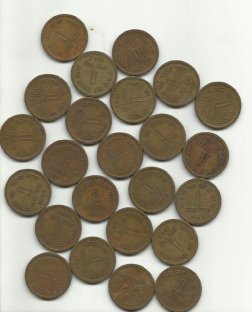
#> input picture images/coins.jpg, 252 x 312 px, given in place of the camera
$ python main.py
#> lines starting #> are read from the running program, lines starting #| are printed output that depends on the picture; after the words box and inside, x2 and y2 are one past the last pixel; in counts of white or black regions, pixels touching at a corner belong together
from scipy.spatial import distance as dist
import keyboard, csv
from sklearn.svm import SVC
from imutils import perspective
import numpy as np
import cv2
import pickle

img_path = "images/ex1.jpg"
model = pickle.load(open('model.pickle', 'rb'))
#> (reads model.pickle from the repository)

a4_w = 210
a4_h = 297

crop=True
recording=False
cap = cv2.VideoCapture(1)

def watershed(img):
    grayscale = cv2.cvtColor(img, cv2.COLOR_BGR2GRAY)
    blur = cv2.GaussianBlur(grayscale, (3, 3), cv2.BORDER_DEFAULT)
    _, thresh = cv2.threshold(blur, 0, 255, cv2.THRESH_BINARY_INV + cv2.THRESH_OTSU)
    kernel = np.ones((3, 3), np.uint8)
    sure_fg = cv2.morphologyEx(thresh, cv2.MORPH_OPEN, kernel, iterations=2)
    sure_fg = np.uint8(sure_fg)
    sure_bg = cv2.dilate(sure_fg, kernel, iterations=4)
    unknown = cv2.subtract(sure_bg, sure_fg)
    _, markers = cv2.connectedComponents(sure_fg)
    markers = markers + 1
    markers[unknown == 255] = 0

    contours = cv2.watershed(img, markers)

    contours[0, :] = 0
    contours[:, 0] = 0
    contours[-1, :] = 0
    contours[:, -1] = 0

    contours[contours != -1] = 0
    contours[contours == -1] = 255

    contours = contours.astype(np.uint8)
    #contours = cv2.dilate(contours, kernel, iterations=1)
    return contours


def get_cnts(image):
    edged=watershed(image)
    cnts, _ = cv2.findContours(edged, cv2.RETR_LIST, cv2.CHAIN_APPROX_SIMPLE)
    areas=[]
    if cnts:
        for c in cnts:
            areas.append(cv2.contourArea(c))
        max_index = areas.index(max(areas))
        return cnts, areas, max_index
    else:
        return cnts, areas, 0


def crop_a4(image, box, A=210, B=297, scale=3, padding=30):

    (tl, tr, br, bl)=box
    box=[tl,tr,bl,br]

    p1 = np.float32(box)
    width = dist.euclidean((tl[0], tl[1]), (tr[0], tr[1]))
    height = dist.euclidean((tl[0], tl[1]), (bl[0], bl[1]))

    #если альбомная ориентация, то кропить на нее
    if width>height:
        A, B = B, A

    p2 = np.float32([[0, 0], [A*scale, 0], [0, B*scale], [A*scale, B*scale]])

    matrix = cv2.getPerspectiveTransform(p1, p2)
    cropped = cv2.warpPerspective(image, matrix, (A*scale, B*scale))
    cropped = cropped[padding:cropped.shape[0] - padding, padding:cropped.shape[1] - padding]
    return cropped

def record_means(mean):
    with open('pixel_values.csv', mode='a') as file:
        writer = csv.writer(file, delimiter=',', quotechar='"', quoting=csv.QUOTE_MINIMAL)
        writer.writerow(mean)


def identify(mean, model):
    narr = np.array(mean)
    x = narr.reshape(1, -1)
    prediction = model.predict(x)
    return prediction[0]==1

while True:
    _, image = cap.read()
#> image is the input picture: shape (312, 252, 3); mean B, G, R 136.3, 153.2, 161.4

    cnts, areas, max_index = get_cnts(image)
#> in watershed, `_, thresh = cv2.threshold(blur, 0, 255, cv2.THRESH_BINARY_INV + cv2.TH..`:
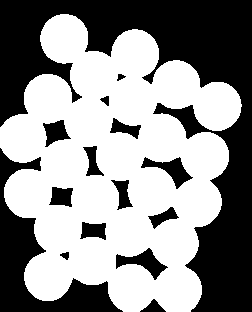
#> thresh: shape (312, 252); 56.4% white; 15 black regions, largest, box (x1, y1, x2, y2) and area: (0, 0, 252, 312) 24821, (0, 148, 123, 312) 5589, (116, 248, 168, 280) 643
#> in watershed, `sure_fg = cv2.morphologyEx(thresh, cv2.MORPH_OPEN, kernel, iterations=2)`: sure_fg: shape (312, 252); 56.4% white; 15 black regions, largest, box (x1, y1, x2, y2) and area: (0, 0, 252, 312) 24830, (0, 148, 123, 312) 5589, (116, 248, 168, 280) 643
#> in watershed, `sure_bg = cv2.dilate(sure_fg, kernel, iterations=4)`: sure_bg: shape (312, 252); 68.8% white; 16 black regions (5 under 20 px), largest, box (x1, y1, x2, y2) and area: (0, 0, 252, 312) 20159, (0, 202, 113, 312) 3686, (0, 158, 14, 183) 134
#> in watershed, `unknown = cv2.subtract(sure_bg, sure_fg)`: unknown: shape (312, 252); 12.4% white; 15 white regions, largest, box (x1, y1, x2, y2) and area: (0, 10, 245, 312) 4561, (0, 148, 123, 312) 1769, (116, 248, 168, 280) 573
#> in watershed, `markers[unknown == 255] = 0`:
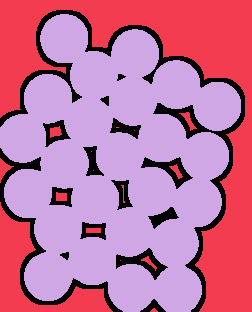
#> markers: shape (312, 252) int32; 3 distinct labels, from 0 to 2; one colour per label, 0 black
#> in watershed, `contours = cv2.watershed(img, markers)`: contours: shape (312, 252) int32; 3 distinct labels, from -1 to 2
#> in watershed, `contours[:, -1] = 0`: contours: shape (312, 252) int32; 4 distinct labels, from -1 to 2
#> in watershed, `contours[contours != -1] = 0`:
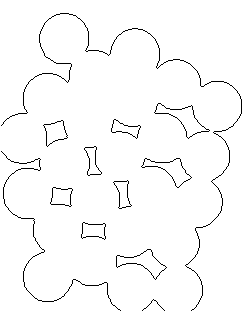
#> contours: shape (312, 252) int32; values -1 (black) and 0 (white), 97.6% white; black in thin lines or dots
#> in watershed, `contours[contours == -1] = 255`: contours: shape (312, 252) int32; 2.4% white in thin lines or dots
#> in watershed, `contours = contours.astype(np.uint8)`: contours: shape (312, 252); 2.4% white in thin lines or dots
#> in get_cnts, `cnts, _ = cv2.findContours(edged, cv2.RETR_LIST, cv2.CHAIN_APPROX_SIMP..`: cnts = 21 contours, 3 with area under 20; largest, box (x1, y1, x2, y2) and area: (154, 103, 210, 139) 628, (154, 103, 210, 139) 628, (116, 249, 167, 280) 568, (116, 249, 167, 280) 568, (141, 158, 192, 188) 528
#> the loop in get_cnts, `for c in cnts:` made 21 passes
#> after the loop in get_cnts, `for c in cnts:`: areas = [0, 568, 568, 295.5, 295.5, 308, 308, 265.5, 265.5, 527.5, 527.5, 0, 241, 241, 363.5, 248.5, 363.5, 248.5, 628, 628, 0]
#> in get_cnts, `max_index = areas.index(max(areas))`: max_index = 18
#> max_index = 18
    box = cv2.minAreaRect(cnts[max_index])
#> box = ((183.2, 116.7), (28.12, 57.15), -52.85)
    box = np.array(cv2.boxPoints(box), dtype="int")
#> box = [[197, 145], [151, 110], [168, 88], [214, 122]]
    box = perspective.order_points(box)
#> box = [[168, 88], [214, 122], [197, 145], [151, 110]]

    if crop:
        image = crop_a4(image, box, a4_w, a4_h)
#> in crop_a4, `(tl, tr, br, bl)=box`: tl = [168, 88]; tr = [214, 122]; br = [197, 145]; bl = [151, 110]
#> in crop_a4, `box=[tl,tr,bl,br]`: box = [[168, 88], [214, 122], [151, 110], [197, 145]]
#> in crop_a4, `width = dist.euclidean((tl[0], tl[1]), (tr[0], tr[1]))`: width = 57.2
#> in crop_a4, `height = dist.euclidean((tl[0], tl[1]), (bl[0], bl[1]))`: height = 27.8
#> in crop_a4, `matrix = cv2.getPerspectiveTransform(p1, p2)`: matrix = [[13.82, 10.68, -3262.2], [-14.84, 20.07, 726.1], [0.00019, 0.000661, 1]]
        longest_side = max(image.shape)
#> longest_side = 831
        cnts, areas, max_index = get_cnts(image)
#> in watershed (call 2), `_, thresh = cv2.threshold(blur, 0, 255, cv2.THRESH_BINARY_INV + cv2.TH..`: thresh: shape (570, 831); 49.4% white; 5 white regions, box (x1, y1, x2, y2) and area: (0, 0, 391, 342) 101570, (90, 405, 627, 570) 60759, (484, 0, 831, 182) 46949, (703, 269, 831, 570) 24438, (0, 534, 7, 570) 145
#> in watershed (call 2), `sure_fg = cv2.morphologyEx(thresh, cv2.MORPH_OPEN, kernel, iterations=2)`: sure_fg: shape (570, 831); 49.4% white; 5 white regions, box (x1, y1, x2, y2) and area: (0, 0, 390, 342) 101565, (91, 405, 626, 570) 60755, (485, 0, 831, 182) 46947, (703, 271, 831, 570) 24435, (0, 541, 6, 570) 131
#> in watershed (call 2), `sure_bg = cv2.dilate(sure_fg, kernel, iterations=4)`: sure_bg: shape (570, 831); 51.6% white; 1 black region, box (x1, y1, x2, y2) and area: (0, 0, 831, 570) 229299
#> in watershed (call 2), `unknown = cv2.subtract(sure_bg, sure_fg)`: unknown: shape (570, 831); 2.2% white; 5 white regions, box (x1, y1, x2, y2) and area: (87, 401, 630, 570) 3506, (0, 0, 394, 346) 2975, (481, 0, 831, 186) 2177, (699, 267, 831, 570) 1724, (0, 537, 10, 570) 156
#> in watershed (call 2), `_, markers = cv2.connectedComponents(sure_fg)`: markers: shape (570, 831) int32; 6 distinct labels, from 0 to 5
#> in watershed (call 2), `markers = markers + 1`:
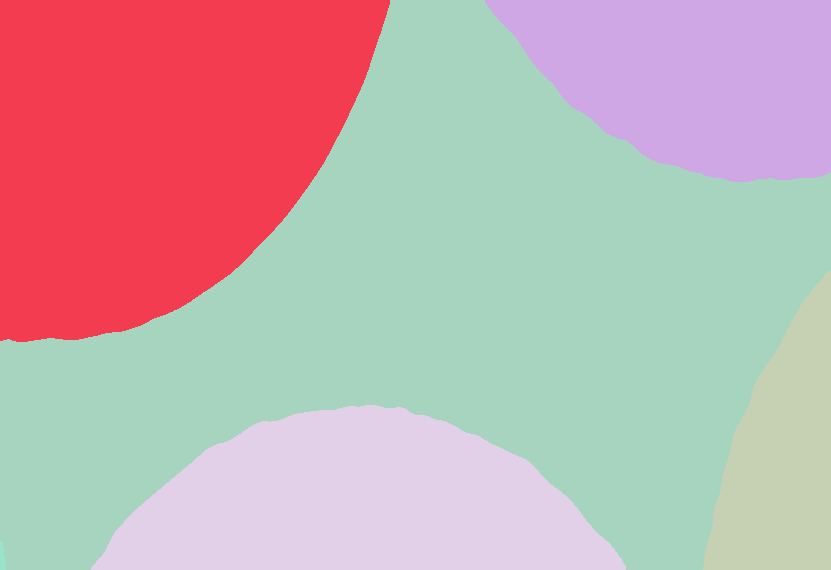
#> markers: shape (570, 831) int32; 6 distinct labels, from 1 to 6; one colour per label, 0 black
#> in watershed (call 2), `markers[unknown == 255] = 0`:
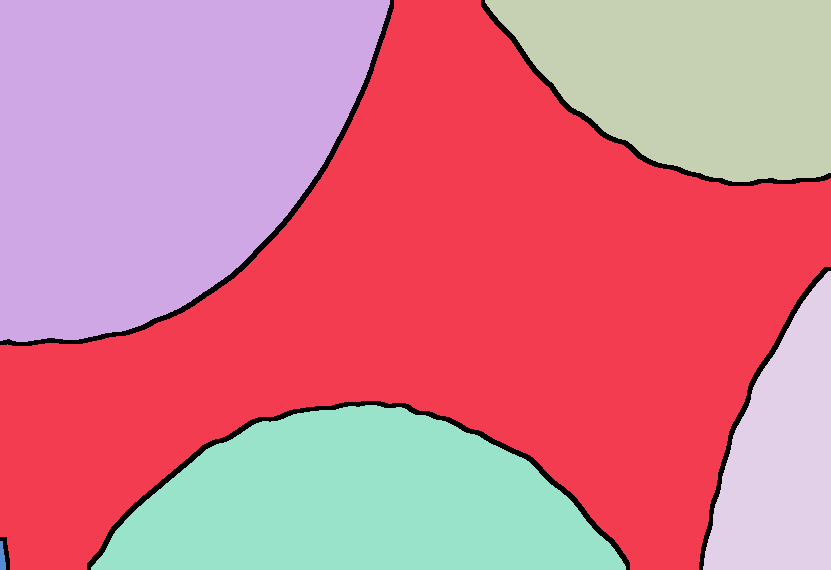
#> markers: shape (570, 831) int32; 7 distinct labels, from 0 to 6; one colour per label, 0 black
#> in watershed (call 2), `contours = cv2.watershed(img, markers)`: contours: shape (570, 831) int32; 7 distinct labels, from -1 to 6
#> in watershed (call 2), `contours[0, :] = 0`: contours: shape (570, 831) int32; 8 distinct labels, from -1 to 6
#> in watershed (call 2), `contours[:, 0] = 0`: contours: shape (570, 831) int32; 8 distinct labels, from -1 to 6
#> in watershed (call 2), `contours[-1, :] = 0`: contours: shape (570, 831) int32; 8 distinct labels, from -1 to 6
#> in watershed (call 2), `contours[:, -1] = 0`:
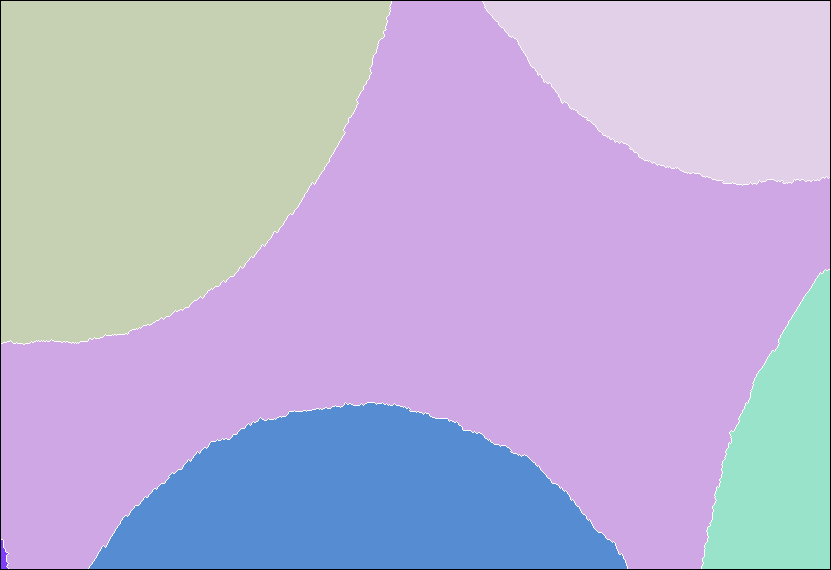
#> contours: shape (570, 831) int32; 8 distinct labels, from -1 to 6; one colour per label, 0 black, -1 white
#> in watershed (call 2), `contours[contours != -1] = 0`:
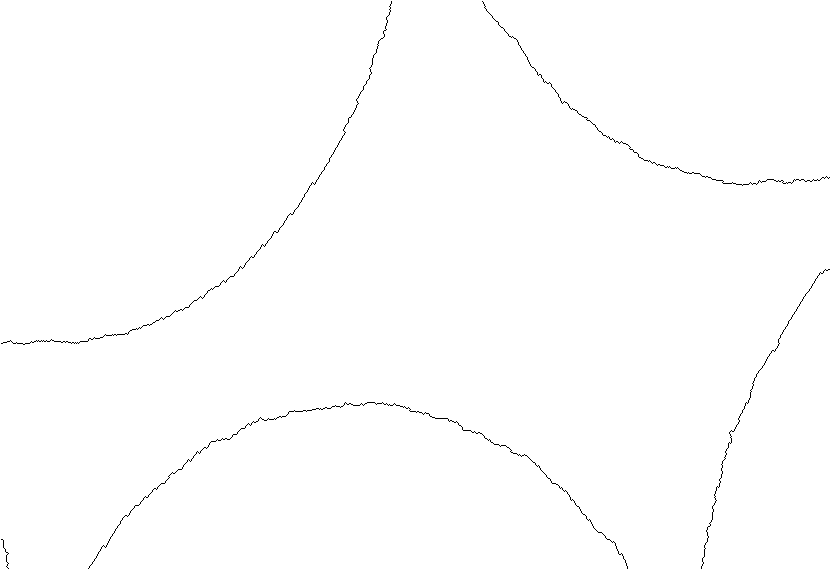
#> contours: shape (570, 831) int32; values -1 (black) and 0 (white), 99.6% white; black in thin lines or dots
#> in watershed (call 2), `contours[contours == -1] = 255`: contours: shape (570, 831) int32; 0.41% white in thin lines or dots
#> in watershed (call 2), `contours = contours.astype(np.uint8)`: contours: shape (570, 831); 0.41% white in thin lines or dots
#> in get_cnts (call 2), `cnts, _ = cv2.findContours(edged, cv2.RETR_LIST, cv2.CHAIN_APPROX_SIMP..`: cnts = 5 contours, all with area under 20
#> the loop in get_cnts (call 2), `for c in cnts:` made 5 passes
#> cnts = 5 contours, all with area under 20; areas = [0, 0, 0, 0, 0]; max_index = 0

    else:
        (tl, tr, br, bl) = box
        w = dist.euclidean((tl[0], tl[1]), (tr[0], tr[1]))
        h = dist.euclidean((tl[0], tl[1]), (bl[0], bl[1]))
        longest_side = max([w, h])

        for (x, y) in box:
            cv2.circle(image, (int(x), int(y)), 5, (255, 0, 130), -1)

    pixel_per_mm=longest_side/a4_h
#> pixel_per_mm = 2.8

    for i in range(len(cnts)):
        if cv2.contourArea(cnts[i]) < 100:
            continue

        mask = np.zeros(image.shape[:2], np.uint8)
        cv2.drawContours(mask, cnts[i], -1, 255, -1)
        mean = cv2.mean(image, mask=mask)
        mean = list(mean)

        if recording:
            if keyboard.is_pressed('s'):
                mean = mean + [1]
                print('Recording stone')
                record_means(mean)

            elif keyboard.is_pressed('b'):
                mean = mean + [0]
                print('Recording background')
                record_means(mean)

        #комментить тут чтобы убрать SVM
        stone = identify(mean, model)
        if not stone:
            continue

        box = cv2.minAreaRect(cnts[i])
        box = cv2.boxPoints(box)
        box = np.array(box, dtype="int")
        box = perspective.order_points(box)

        for (x, y) in box:
            cv2.circle(image, (int(x), int(y)), 5, (255, 0, 0), -1)

        (tl, tr, br, bl) = box

        p_width = dist.euclidean((tl[0], tl[1]), (tr[0], tr[1]))
        p_height = dist.euclidean((tl[0], tl[1]), (bl[0], bl[1]))

        mm_width = (p_width / pixel_per_mm)
        mm_height = (p_height / pixel_per_mm)

        box_area_px = cv2.contourArea(box)
        contour_area_px = areas[i]

        if box_area_px !=0 :
            area_mm2=(contour_area_px/box_area_px)*(mm_height*mm_width)
        else:
            area_mm2=0

        cv2.drawContours(image, cnts[i], -1, (0, 0, 255), 3)
        cv2.drawContours(image, [box.astype("int")], -1, (0, 255, 0), 2)
        cv2.putText(image, "{:.1f}cm^2".format(area_mm2/100), (int((tl[0] + bl[0] + tr[0] + br[0]) / 4), int((tl[1] + bl[1] + tr[1] + br[1])/4)), cv2.FONT_HERSHEY_SIMPLEX, 0.5, (0, 0, 0), 2)
#> this loop made 5 passes
    cv2.imshow("image1", image)
    cv2.waitKey(1)
